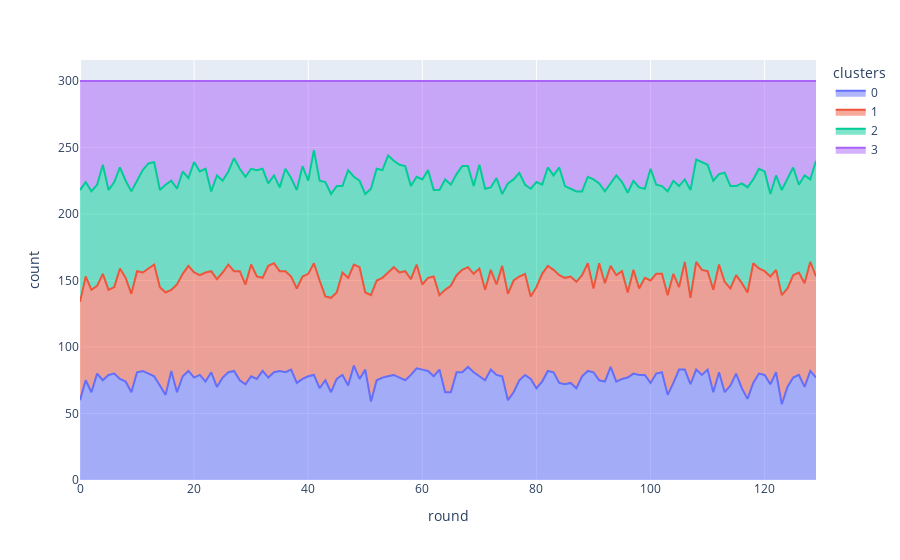

Notebook code for this chart:
### Code cell
df = ca_flsc.groupby(["round", "algorithm", "imbalance", "imbalance_val", "clusters"]).size().reset_index().rename(columns={0: 'count'})
px.area(df.query("imbalance_val == 0.1"), x="round", y="count", color="clusters")

### Figure 1 — Plotly figure (JSON) as saved in the notebook; plotly's stock layout.template omitted (floating-point values rounded to 4 significant figures; data arrays with more than 128 entries replaced by an {"elided": "..."} marker saying what was removed)
{"data": [{"fillpattern": {"shape": ""}, "hovertemplate": "clusters=0<br>round=%{x}<br>count=%{y}<extra></extra>", "legendgroup": "0", "line": {"color": "#636efa"}, "marker": {"symbol": "circle"}, "mode": "lines", "name": "0", "orientation": "v", "showlegend": true, "stackgroup": "1", "x": {"elided": "130 int values"}, "xaxis": "x", "y": {"elided": "130 int values"}, "yaxis": "y", "type": "scatter"}, {"fillpattern": {"shape": ""}, "hovertemplate": "clusters=1<br>round=%{x}<br>count=%{y}<extra></extra>", "legendgroup": "1", "line": {"color": "#EF553B"}, "marker": {"symbol": "circle"}, "mode": "lines", "name": "1", "orientation": "v", "showlegend": true, "stackgroup": "1", "x": {"elided": "130 int values"}, "xaxis": "x", "y": {"elided": "130 int values"}, "yaxis": "y", "type": "scatter"}, {"fillpattern": {"shape": ""}, "hovertemplate": "clusters=2<br>round=%{x}<br>count=%{y}<extra></extra>", "legendgroup": "2", "line": {"color": "#00cc96"}, "marker": {"symbol": "circle"}, "mode": "lines", "name": "2", "orientation": "v", "showlegend": true, "stackgroup": "1", "x": {"elided": "130 int values"}, "xaxis": "x", "y": {"elided": "130 int values"}, "yaxis": "y", "type": "scatter"}, {"fillpattern": {"shape": ""}, "hovertemplate": "clusters=3<br>round=%{x}<br>count=%{y}<extra></extra>", "legendgroup": "3", "line": {"color": "#ab63fa"}, "marker": {"symbol": "circle"}, "mode": "lines", "name": "3", "orientation": "v", "showlegend": true, "stackgroup": "1", "x": {"elided": "130 int values"}, "xaxis": "x", "y": {"elided": "130 int values"}, "yaxis": "y", "type": "scatter"}], "layout": {"xaxis": {"anchor": "y", "domain": [0.0, 1.0], "title": {"text": "round"}}, "yaxis": {"anchor": "x", "domain": [0.0, 1.0], "title": {"text": "count"}}, "legend": {"title": {"text": "clusters"}, "tracegroupgap": 0}, "margin": {"t": 60}}}
